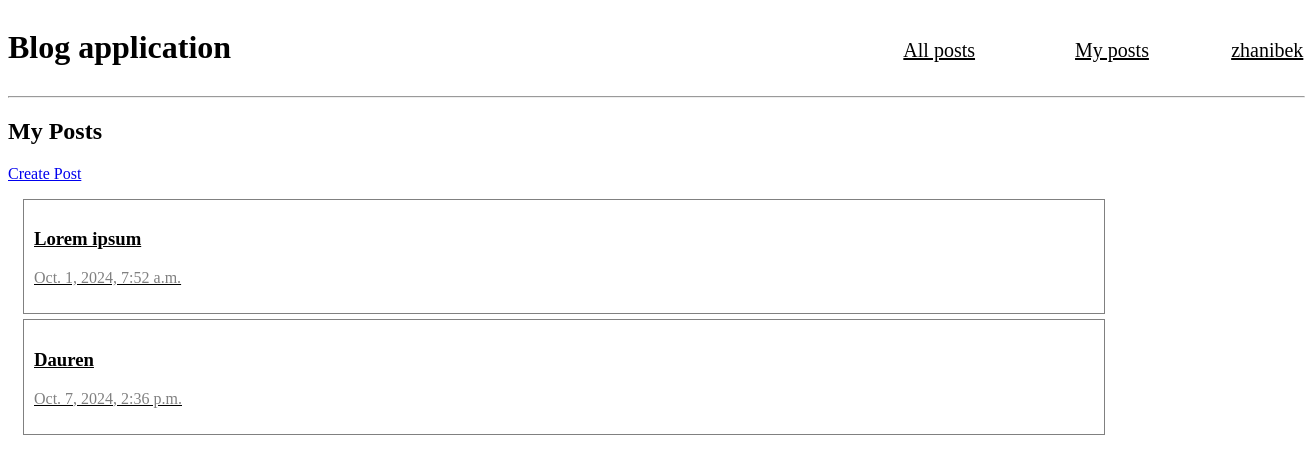
Before: /my_posts/ (signed in) with the older database file.
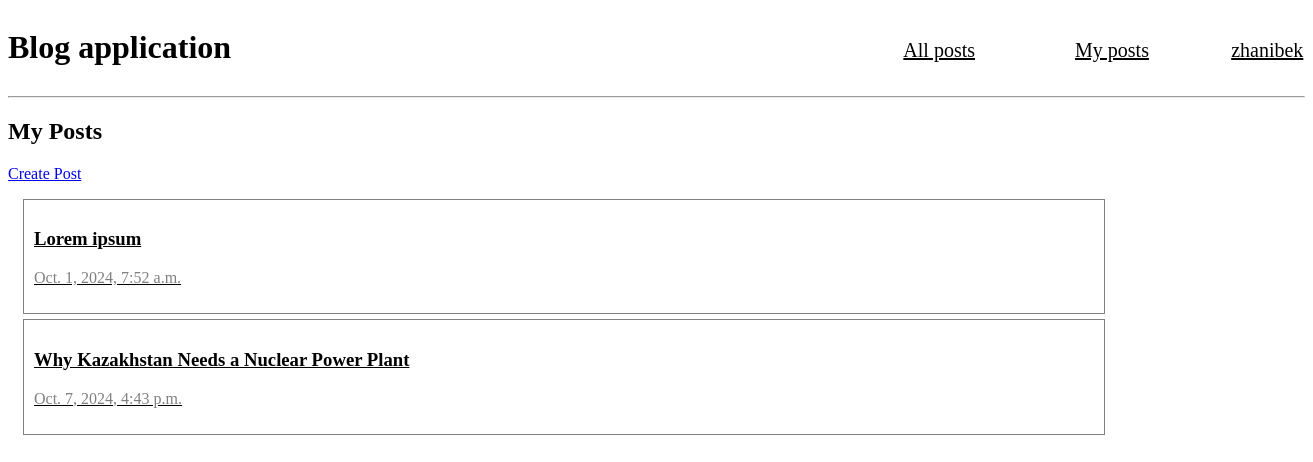
After: the same page with the newer database file.
### blog/models.py (models this page shows)
class Post(models.Model):
    title = models.CharField(max_length=250)
    content = models.TextField()
    created_at = models.DateTimeField()
    author = models.ForeignKey(User, on_delete=models.CASCADE)

### blog/views.py (the view)
# urls.py: path('my_posts/', views.my_posts),
def my_posts(request):
    posts = Post.objects.filter(author=request.user)
    template = loader.get_template('my_posts.html')
    context = {
        'posts': posts,
    }
    return HttpResponse(template.render(context, request))

### blog/templates/my_posts.html (shortened to what this page needs)
{% extends "master.html" %}
{% block content %}
<h2>My Posts</h2>
<p><a href="/posts/create">Create Post</a></p>
  {% for post in posts %}
     <a style="color: black; " href="/my_posts/{{post.id}}">
      <div style="margin-right:200px; margin-left: 15px; border:1px solid gray; margin-bottom:5px; padding:10px">
          <h3>{{post.title}}</h3>
          <p style="color: gray;">{{post.created_at}}</p>
      </div>
    </a>
  {% endfor %}
{% endblock %}

Changed rows visible on the page:
removed Post: title "Dauren", created_at "Oct. 7, 2024, 2:36 p.m."
added Post: title "Why Kazakhstan Needs a Nuclear Power Plant", created_at "Oct. 7, 2024, 4:43 p.m."
